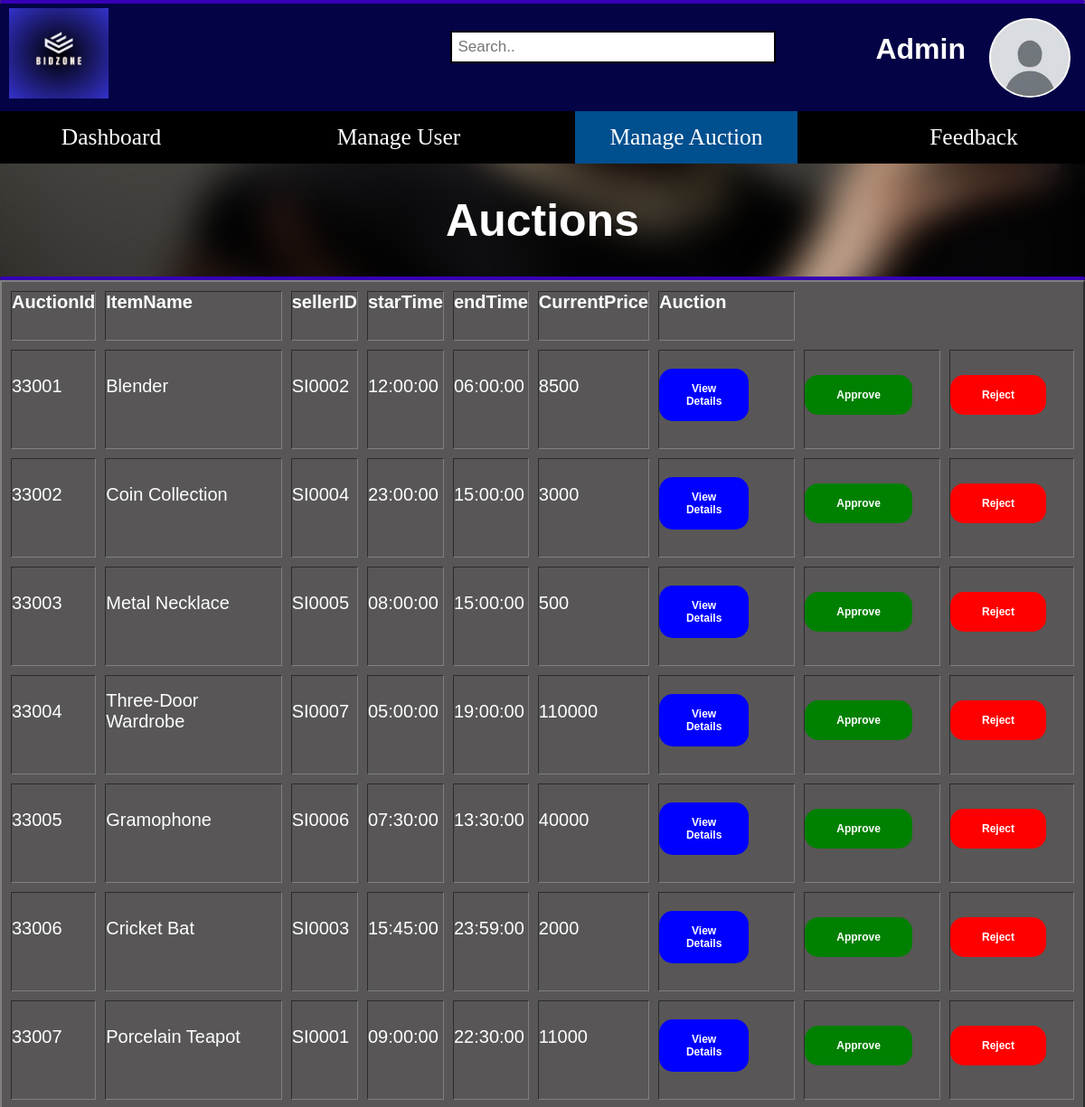
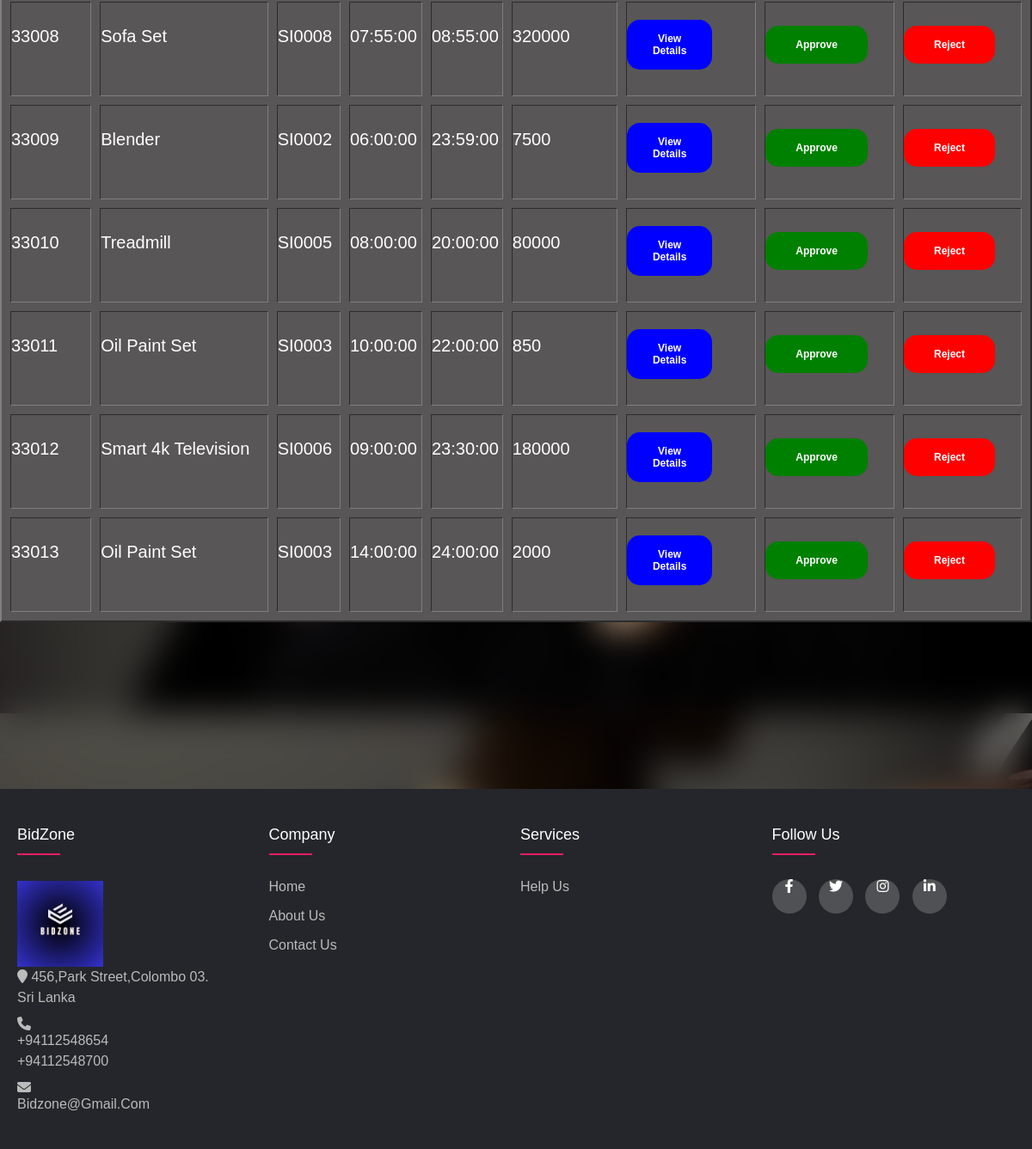
The page /IWT/ManageAuction.php on the database its author committed (2 pictures, top to bottom).
### tables this page shows
CREATE TABLE `auction` (
  `auctionID` int(11) NOT NULL,
  `itemName` varchar(50) DEFAULT NULL,
  `sellerID` char(20) DEFAULT NULL,
  `startTime` varchar(15) DEFAULT NULL,
  `endTime` varchar(15) DEFAULT NULL,
  `currentPrice` float DEFAULT NULL
);

### IWT/ManageAuction.php (the view, shortened to what this page needs)
<?php  include 'Connection.php'; ?>
<html lang="en">
<head>
    <link rel = "stylesheet" href="ManageAuction.css">
    <link rel="stylesheet" type="text/css" href="https://cdnjs.cloudflare.com/ajax/libs/font-awesome/6.4.0/css/all.min.css">
</head>
<body>
    <div class="find">
        <img src="profile pic-modified.jpg" alt="Avatar" class="avatar">
        <h1 class="p3">Admin</h1>
        <input type="text" placeholder="Search..">
        <img src="logo.png" alt = "bidZone" width= "100%" height= "100%" input type="text" placeholder="Search.." class="logo">
    </div>
    <header>
		<div class="bar">
            <div class="headbtn">
                  <a id="button" href= "admin.html">Dashboard</a></li>
                  <a id="button" href= "UserManagement.php">Manage User</a></li>
                  <a class="active" id="button" href= "ManageAuction.php">Manage Auction</a></li>
                  <a id="button" href= "Feedback.php">Feedback</a></li>
            </div>
        </div>
		<br>
    <h1 class="p1">Auctions</h1><br>
    <hr class="new1">
    <div class="item">
    <table border="2px" cellpadding="100px" cellspacing="10px">
        <tr>
            <th>AuctionId</th>
            <th>ItemName</th>
            <th>sellerID</th>
            <th>starTime</th>
            <th>endTime</th>
            <th>CurrentPrice</th>
            <th>Auction </th>
        </tr>
            <?php
                $query = "SELECT * FROM auction";
                $data = mysqli_query($con,$query);
                $result = mysqli_num_rows($data);
                if($result){
                  while($row=mysqli_fetch_array($data)){
            ?>
                <tr>
                <td><?php echo $row['auctionID'];?></td>
                <td><?php echo $row['itemName'];?></td>
                <td><?php echo $row['sellerID'];?></td>
                <td><?php echo $row['startTime'];?></td>
                <td><?php echo $row['endTime'];?></td>
                <td><?php echo $row['currentPrice'];?></td>
                <td><button id="btn3" type="button"><b>View Details</b></button></td>
                <td><button id="btn2" type="button" onclick="loadData()"><b>Approve</b></button></td>
                <td><button id="btn1" type="button" onclick="myFunction()"><b>Reject</b></button></td>
                </tr>
            <?php
                  }
                }else
                {
                  ?>
                    <tr>
                      <td>No Records found</td>
                    </tr>
                  <?php
                }
            ?>
    </table>
    </div>
        <br>
        <footer class="footer">
            <div class="container">
             <div class="row">
               <div class="footer-col">
                   <h4>BidZone</h4>
                   <img src="logo.png">
                   <ul class="info">
                     <li>
                       <span><i class="fa fa-map-marker" aria-hidden="true"></i>
                       </span>
                       <span>456,Park Street,Colombo 03.<br>Sri Lanka</span>
                     </li>
                     <li>
                       <span><i class="fa fa-phone" aria-hidden="true"></i></span>
                       <p><a href="tel:+94112548654">+94112548654</a></p>
                       <p><a href="tel:+94112548700">+94112548700</a></p>
                     </li>
                     <li>
                       <span><i class="fa fa-envelope" aria-hidden="true"></i></span>
                       <p><a href="mailto:bidzone@gmail.com">bidzone@gmail.com</a></p>
                     </li>
                   </ul>
               </div>
               <div class="footer-col">
                 <h4>Company</h4>
                 <ul>
                   <li><a href="homeNew.php">Home</a></li>
                   <li><a href="about/about us.html">About Us</a></li>
                   <li><a href="contact/contact-us.php">Contact Us</a></li>
                 </ul>
               </div>
               <div class="footer-col">
                 <h4>services</h4>
                 <ul>
                   <li><a href="#">Help Us</a></li>
                 </ul>
               </div>
               <div class="footer-col">
                 <h4>follow us</h4>
                 <div class="social-links">
                   <a href="https://www.facebook.com/"><i class="fab fa-facebook-f"></i></a>
                   <a href="https://twitter.com/"><i class="fab fa-twitter"></i></a>
                   <a href="https://www.instagram.com/"><i class="fab fa-instagram"></i></a>
                   <a href="https://lk.linkedin.com/"><i class="fab fa-linkedin-in"></i></a>
                 </div>
               </div>
             </div>
            </div>
        </footer>
	</body>
</html>

### IWT/ManageAuction.css (style rules this page uses)
body { margin:0; width: 100%; height: 100%; padding:0px; font-family: 'popping',sans-serif; box-sizing: border-box; line-height: 1.5; color: #ffffff; background-image: url("download.webp"); backdrop-filter: blur(20px); }
.bar { width: 100%; position:absolute; background-color: rgb(0, 0, 0); margin-top: 115px; font-family: Arial, Helvetica, sans-serif; font-size: 17px; text-align: left; }
.bar a.active { background-color: #004f8f; color: white; }
.headbtn { display: flex; position: relative; justify-content:center ; width: 100%; gap: 72px; }
#button { text-align: center; display: flexbox; flex-direction: column; position: relative; font-family: fantasy; color: white; font-size: 1.5em; width: 100%; text-decoration: none; padding: 10px; }
.p3 { font-family: Arial, Helvetica, sans-serif; text-align: right; float: right; padding: 6px 10px; margin-top: 20px; margin-right: 6px; }
.find { background-color: #030346; position: absolute; width: 100%; }
.find img { width:110px }
.find input[type=text] { float: right; padding: 6px; margin-top: 30px; margin-right: 100px; border: none; font-size: 17px; border: 2px solid black; width: 30%; position: relative; }
.logo { margin-left: 10px; margin-bottom: 20px; }
.avatar { width: 100px; height: 100px; border-radius: 100%; display: block; float: right; padding: 6px 10px; margin-top: 10px; margin-right: 6px; background: transparent; transition: 0.3s; }
hr.new1 { border: 2px solid rgb(54, 0, 180); border-radius: 5px; width: 100%; }
.p1 { font-size: 50px; text-align: center; margin-top: 175px; }
#btn1 { background-color: red; padding: 15px 35px; font-size: 12px; text-align: center; cursor: pointer; outline: none; color: #fff; border: none; border-radius: 15px; float: right; margin-right: 30px; margin-top: 20px; }
#btn2 { background-color: green; padding: 15px 35px; font-size: 12px; text-align: center; cursor: pointer; outline: none; color: #fff; border: none; border-radius: 15px; float: right; margin-right: 30px; margin-top: 20px; }
#btn3 { background-color: blue; padding: 15px 15px; font-size: 12px; text-align: center; cursor: pointer; outline: none; color: #fff; border: none; border-radius: 15px; float: right; margin-right: 50px; margin-top: 20px; }
.item { background-color: rgb(10, 10, 10); }
table { justify-content: left; font-size: 20px; text-align: left; background-color: #585656; width: 100% }
th, td { padding-bottom: 30px; }
img { height: 100px; width:100px; margin-top: 5px; }
.info { color: #bbbbbb; text-align: left; }
* { margin:0px; padding:0; box-sizing: border-box; }
.container { max-width: 1170px; margin:auto; }
.row { display: flex; }
ul { list-style: none; }
.footer { margin-top: 170px; background-color: #24262b; padding: 30px 0; font-family: 'Poppins', sans-serif; }
.footer-col { width: 25%; padding: 10px 5px; }
.footer-col h4 { font-size: 18px; color: #ffffff; text-transform: capitalize; margin-bottom: 35px; font-weight: 500; position: relative; }
.footer-col h4::before { content: ''; position: absolute; left:0; bottom: -10px; background-color: #e91e63; height: 2px; box-sizing: border-box; width: 50px; }
.footer-col ul li:not(:last-child) { margin-bottom: 10px; }
.footer-col ul li a { font-size: 16px; text-transform: capitalize; color: #ffffff; text-decoration: none; font-weight: 300; color: #bbbbbb; display: block; transition: all 0.3s ease; }
.footer-col .social-links a { display: inline-block; height: 40px; width: 40px; background-color: rgba(255,255,255,0.2); margin:0 10px 10px 0; text-align: center; line-height: 40px; border-radius: 50%; color: #ffffff; transition: all 0.5s ease; }

### rows shown on the page
auction: auctionID "33001", itemName "Blender", sellerID "SI0002", startTime "12:00:00", endTime "06:00:00", currentPrice "8500"
auction: auctionID "33002", itemName "Coin Collection", sellerID "SI0004", startTime "23:00:00", endTime "15:00:00", currentPrice "3000"
auction: auctionID "33003", itemName "Metal Necklace", sellerID "SI0005", startTime "08:00:00", endTime "15:00:00", currentPrice "500"
auction: auctionID "33004", itemName "Three-Door Wardrobe", sellerID "SI0007", startTime "05:00:00", endTime "19:00:00", currentPrice "110000"
auction: auctionID "33005", itemName "Gramophone", sellerID "SI0006", startTime "07:30:00", endTime "13:30:00", currentPrice "40000"
auction: auctionID "33006", itemName "Cricket Bat", sellerID "SI0003", startTime "15:45:00", endTime "23:59:00", currentPrice "2000"
auction: auctionID "33007", itemName "Porcelain Teapot", sellerID "SI0001", startTime "09:00:00", endTime "22:30:00", currentPrice "11000"
auction: auctionID "33008", itemName "Sofa Set", sellerID "SI0008", startTime "07:55:00", endTime "08:55:00", currentPrice "320000"
auction: auctionID "33009", itemName "Blender", sellerID "SI0002", startTime "06:00:00", endTime "23:59:00", currentPrice "7500"
auction: auctionID "33010", itemName "Treadmill", sellerID "SI0005", startTime "08:00:00", endTime "20:00:00", currentPrice "80000"
auction: auctionID "33011", itemName "Oil Paint Set", sellerID "SI0003", startTime "10:00:00", endTime "22:00:00", currentPrice "850"
auction: auctionID "33012", itemName "Smart 4k Television", sellerID "SI0006", startTime "09:00:00", endTime "23:30:00", currentPrice "180000"
auction: auctionID "33013", itemName "Oil Paint Set", sellerID "SI0003", startTime "14:00:00", endTime "24:00:00", currentPrice "2000"
